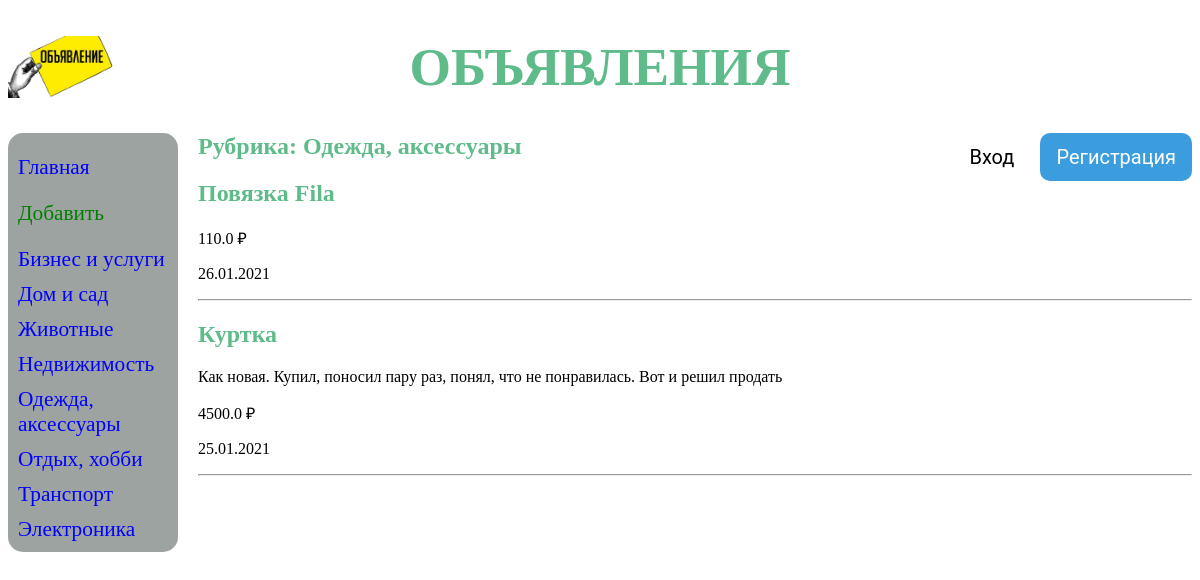
Page /board/4/ on the committed database.
### board/models.py (models this page shows, shortened)
class Rubric(models.Model):
    name = models.CharField(max_length=20, db_index=True, verbose_name='Название')
    class Meta:
        verbose_name_plural = 'Рубрики'
        verbose_name = 'Рубрика'
        ordering = ['name']

class Board(models.Model):
    title = models.CharField(max_length=50, verbose_name='Товар')
    content = models.TextField(null=True, blank=True, verbose_name='Описание')
    price = models.FloatField(null=True, blank=True, verbose_name='Цена')
    published = models.DateField(auto_now_add=True, db_index=True, verbose_name='Опубликовано')
    rubric = models.ForeignKey('Rubric', null=True, on_delete=models.PROTECT, verbose_name='Рубрика')
    class Meta:
        verbose_name_plural = 'Объявления'
        verbose_name = "Объявление"
        ordering = ['-published']

### board/views.py (the view)
# urls.py: path('<int:rubric_id>/', by_rubric, name='by_rubric'),
def by_rubric(request, rubric_id):
    bs = Board.objects.filter(rubric=rubric_id)
    rubrics = Rubric.objects.all()
    current_rubric = Rubric.objects.get(pk=rubric_id)
    context = {'bs': bs, 'rubrics': rubrics, 'current_rubric': current_rubric}
    return render(request, 'board/by_rubric.html', context)

### board/templates/board/by_rubric.html (shortened to what this page needs)
{% extends "layout/basic.html" %}
{% block content %}
<h2>Рубрика: {{current_rubric.name }}</h2>
{% for b in bs %}
<div>
    <h2>{{ b.title }}</h2>
    <p>{{ b.content }}</p>
    <p>{{ b.price }} &#8381;</p>
    <p>{{ b.published|date:"d.m.Y" }}</p>
    <hr align="left">
</div>
{% endfor %}
{% endblock %}

### board/templates/layout/basic.html (shortened to what this page needs)
<!DOCTYPE html>
{% load static %}
<html lang="en">
<head>
    <link rel="stylesheet" type="text/css" href="{% static 'board/style.css' %}">
</head>
<body>
    <header>
        <h1>Объявления</h1>
    </header>
    <span class="register">
         <a href="{% url 'register' %}">Регистрация</a>
    </span>
    <span class="login">
        <a href="{% url 'login' %}">Вход</a>
    </span>
    <nav>
        <p><a href="{% url 'index' %}">Главная</a></p>
        <p><a class="add" href="{% url 'add' %}">Добавить</a></p>
        {% for rubric in rubrics %}
        <a href="{% url 'by_rubric' rubric.pk %}">{{ rubric.name }}</a>
        {% endfor %}
    </nav>
    <section>
        {% block content %}
        {% endblock %}
    </section>
</body>
</html>

### board/static/board/style.css (style rules this page uses)
html { background-color: white; color: #5fbb8a; }
body { margin-top: 0px; }
header h1 { font-size: 40pt; text-transform: uppercase; text-align: center; background: url("bg.jpg") left / auto 100% no-repeat; }
nav { font-size: 16pt; width: 150px; float: left; background-color: #9da3a0; padding-left: 10px; padding-right: 10px; border-radius: 15px; }
nav a { display: block; text-decoration: none; margin: 10px 0px; color: blue; }
.add { color: green; }
section { margin-left: 190px; }
section p { color: black; }
span { float: right; }
span a { display: inline-block; text-decoration: none; font-size: 20px; font-family: Roboto, sans; text-align: center; cursor: pointer; padding: 12px 16px; border-radius: 10px; }
.login a { margin-right: 10px; border-radius: 10px; color: #000; }
.register a { color: white; border-radius: 10px; background-color: #3c9dde; }

### rows in the picture
Rubric: name "Бизнес и услуги"
Rubric: name "Дом и сад"
Rubric: name "Животные"
Rubric: name "Недвижимость"
Rubric: name "Одежда, аксессуары"
Rubric: name "Отдых, хобби"
Rubric: name "Транспорт"
Rubric: name "Электроника"
Board: title "Повязка Fila", price "110.0", published "26.01.2021"
Board: title "Куртка", content "Как новая. Купил, поносил пару раз, понял, что не понравилась. Вот и решил продать", price "4500.0", published "25.01.2021"
